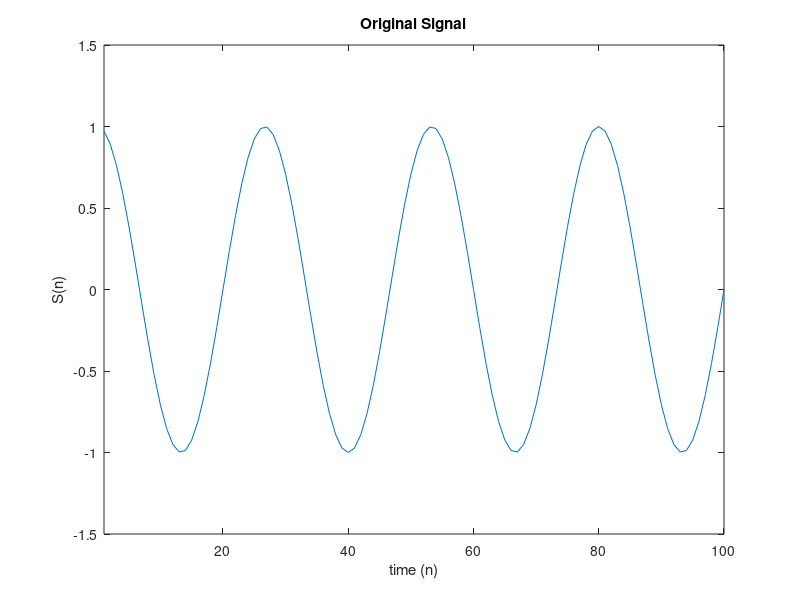
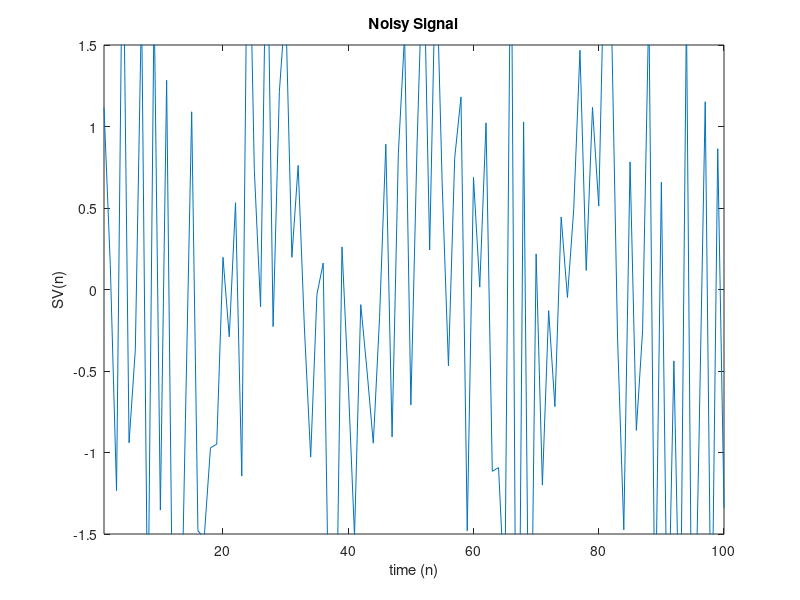
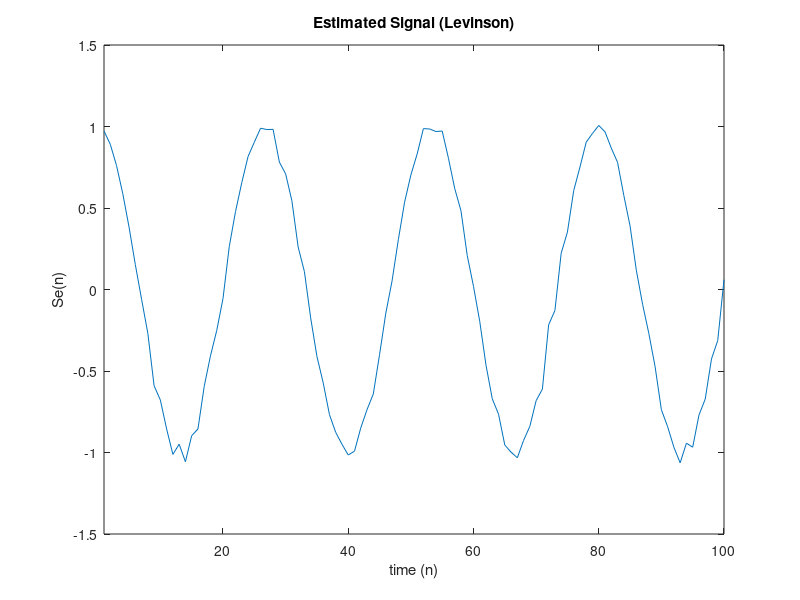

MATLAB code for these plots, in order:
%%%%%%%%%%%%%%%%%%%%%%%%%%%%%%%%%%%%%%%%%%%%%%%%%%%%
%%%                                              %%%
%%%   Noise Cancelling using Wiener FIR filter   %%%
%%%   ----------------------------------------   %%%
%%%                                              %%%
%%%                                              %%%
%%%%%%%%%%%%%%%%%%%%%%%%%%%%%%%%%%%%%%%%%%%%%%%%%%%%



disp('Noise Cancelling Using Wiener FIR Filter, Levinson Solution');

%... initialize constants and variables ...%
clear all;

disp('Initializing variables');
N=100;         % number of samples
M=6;           % filter order
c1=-0.5;       % noise v1(n)=c1*v1(n-1)+v(n)
c2=0.8;        % noise v2(n)=c2*v2(n-1)+v(n)
f0=0.075*pi;   % original signal s(n)=cos(f0*n)
nsc=1.0;       % scale noise range

v=zeros(1,N); v1=zeros(1,N); v2=zeros(1,N);
s=zeros(1,N);
rv=zeros(1,M); Pv=zeros(M,1);

%... create original (s(n)) and white noise (v(n),v1(n),v2(n)) signals ...%
v(1)=nsc*randn; v1(1)=v(1); v2(1)=v(1); s(1)=cos(f0);
for i=2:N,
    v(i)=nsc*randn;
    v1(i)=v1(i-1)*c1+v(i);
    v2(i)=v2(i-1)*c2+v(i);
    s(i)=cos(f0*i);
end

%... create correlation vectors rv(i),Pv(i) and matrix r(i) ...%
for i=1:M,
    rv(i)=(c2^(i-1))/(1-c2^2);
    Pv(i)=(c1^(i-1))/(1-c1*c2);
end


%----- Gauss algorithm (classic solution) -----%

disp('Calculating Gaussian solution');

r=toeplitz(rv(1:M));     % construct matrix r(i) from vector rv(i)
wg=(Pv\r)';              % calculate correct linear system solution


%----- Levinson algorithm -----%

disp('Calculating Levinson solution');

%... initialize variables ...%
a=1;
wl=Pv(1)/rv(1);
p=rv(1);

%... begin main loop ...%
for i=2:M;
    g(i-1)=-(rv(2:i)*flipud(a))/p;             % calculate (current) 'G' coefficient
    a=[a;0] + [0;conj(flipud(a))]*g(i-1);      % update 'A' matrix
    p=p*(1 - g(i-1)^2);                        % calculate 'P' coefficient
    k=(Pv(i)-(rv(2:i)*flipud(wl)))/p;          % calculate 'K' coefficient
    wl=[wl;0] + [conj(flipud(a))]*k;           % update 'W' matrix (solution of order 'i')
end

%... diplay Levinson and Gaussian solution vectors ...%
disp('Gaussian solution:');
wg
disp('Levinson solution:');
wl
disp('...<press any key to continue>...');
pause;


%... plot original signal ...%
disp('Creating original signal plot');
figure(1);
plot(s);
axis([1,N,-1.5,1.5]);
xlabel('time (n)');
ylabel('S(n)');
title('Original Signal');
disp('...<press any key to continue>...');
pause;


%... plot signal noise ...%
%disp('Creating signal noise plot');
%figure(6);
%plot(v1);
%axis([1,N,-1.5,1.5]);
%xlabel('time (n)');
%ylabel('v1(n)');
%title('White Noise V1');
%disp('...<press any key to continue>...');
%pause;


%... calculate and plot noisy signal ...%
disp('Creating noisy signal plot');

sv = s + v1;

figure(2);
plot(sv);
axis([1,N,-1.5,1.5]);
xlabel('time (n)');
ylabel('SV(n)');
title('Noisy Signal');
disp('...<press any key to continue>...');
pause;


%... calculate and plot restored signal (Gauss) ...%
%disp('Creating restored signal plot (Gaussian)');
%
%xe = filter(wg,1,v2);   % FIR filtering
%se = sv - xe;           % calculate estimate
%
%figure(5);
%plot(se);
%axis([1,N,-1.5,1.5]);
%xlabel('time (n)');
%ylabel('Se(n)');
%title('Estimated Signal (Gaussian)');
%disp('...<press any key to continue>...');
%pause;


%... calculate and plot restored signal (Levinson) ...%
disp('Creating restored signal plot (Levinson)');

xe = filter(wl,1,v2);   % FIR filtering
se = sv - xe;           % calculate estimate

figure(3);
plot(se);
axis([1,N,-1.5,1.5]);
xlabel('time (n)');
ylabel('Se(n)');
title('Estimated Signal (Levinson)');
disp('...<press any key to continue>...');


disp('Process completed.');


%%%%%%%%%%%%%%%%%%%%%%%%%%%%%%%%%%%%%%%%%%%%%%%%%%%%


